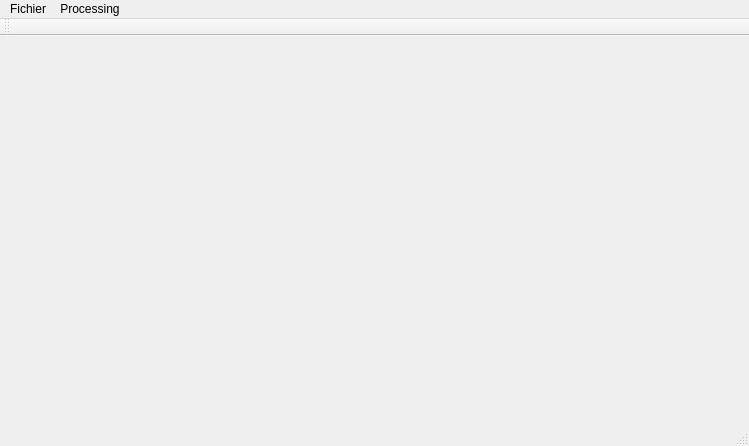
<?xml version="1.0" encoding="UTF-8"?>
<ui version="4.0">
 <class>MainWindow</class>
 <widget class="QMainWindow" name="MainWindow">
  <property name="geometry">
   <rect>
    <x>0</x>
    <y>0</y>
    <width>749</width>
    <height>446</height>
   </rect>
  </property>
  <property name="windowTitle">
   <string>MainWindow</string>
  </property>
  <widget class="QWidget" name="centralWidget">
   <layout class="QVBoxLayout" name="verticalLayout"/>
  </widget>
  <widget class="QMenuBar" name="menuBar">
   <property name="geometry">
    <rect>
     <x>0</x>
     <y>0</y>
     <width>749</width>
     <height>22</height>
    </rect>
   </property>
   <widget class="QMenu" name="menuOpen_Image">
    <property name="title">
     <string>Fichier</string>
    </property>
    <addaction name="actionOpen"/>
    <addaction name="actionSave"/>
   </widget>
   <widget class="QMenu" name="menuProcessing">
    <property name="title">
     <string>Processing</string>
    </property>
   </widget>
   <addaction name="menuOpen_Image"/>
   <addaction name="menuProcessing"/>
  </widget>
  <widget class="QToolBar" name="mainToolBar">
   <attribute name="toolBarArea">
    <enum>TopToolBarArea</enum>
   </attribute>
   <attribute name="toolBarBreak">
    <bool>false</bool>
   </attribute>
  </widget>
  <widget class="QStatusBar" name="statusBar"/>
  <action name="actionOpen">
   <property name="text">
    <string>Open</string>
   </property>
  </action>
  <action name="actionSave">
   <property name="text">
    <string>Save</string>
   </property>
  </action>
 </widget>
 <layoutdefault spacing="6" margin="11"/>
 <resources/>
 <connections/>
</ui>
